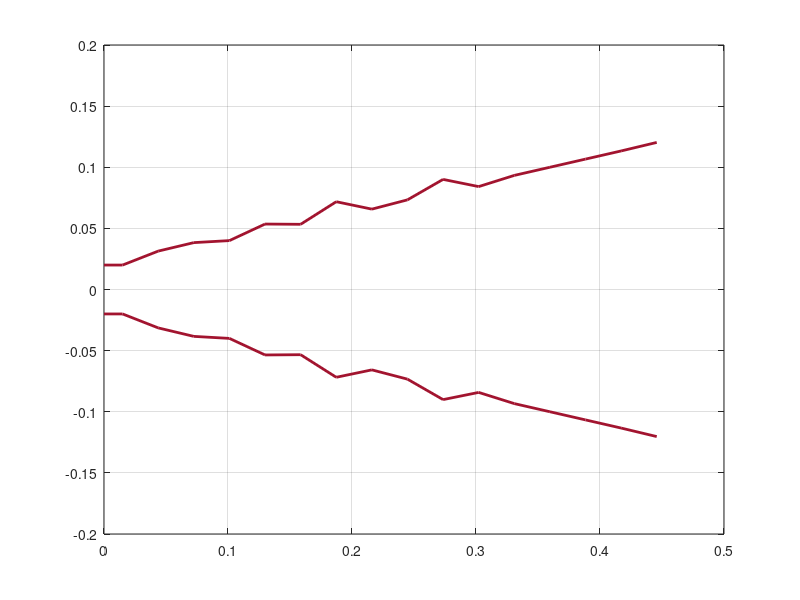

Write the MATLAB code that produced this figure. (Note: this script raises an error after producing the figure.)
%% Optimum design for -45dB return loss from pattern search optimization 
clear;
c0 = 3e8;
F = 5e9;
lamb = c0./F;

N = 16;
data = load('ga_V2L_ms3serv2_fl.mat');
r = data.fmin2.r;
R = [r(1) r(1:N)];
% R = [0.02253 0.02253 0.03353 0.03917 0.05562 0.05946 0.05901 0.07181 0.08365 0.1009 0.08275 0.08619 0.1107 0.1097 0.1106 0.1297...
%     0.1182];
% N = length(R) - 1;
Len = r(N + 1);

l1 = lamb./4;
L = [l1 ones(1, N - 1)./N .* Len];

for i = 1:N
    L_axis(i) = sum(L(1:i));
end
L_axis = [0 L_axis];
figure;
plot(L_axis, R, 'LineWidth', 2, 'Color', [0.6350, 0.0780, 0.1840] );
hold on;
plot(L_axis, -R, 'LineWidth', 2, 'Color', [0.6350, 0.0780, 0.1840] );

grid on;

%% Iteration over the frequencies 

SP = [R(2:end) Len];

XMN_data = load('Xmn.mat');
str = XMN_data.Xmn;

fc_ = fc(R(2), 1, 1);

F = linspace(fc_(1)+fc_(1)./100, fc_(2), 1000);
% F = 5e9;
% objective = @(x) GSM_N_opt_allvar(SP(1:N), SP(N+1), x(1:length(F)), 0);

% for i = 1:length(F)
RL = GSM_N_opt_allvar(SP(1:N), SP(N+1), F, 20);
% end

figure;
plot(F*1e-9, RL(:, 1), 'LineWidth', 2);


